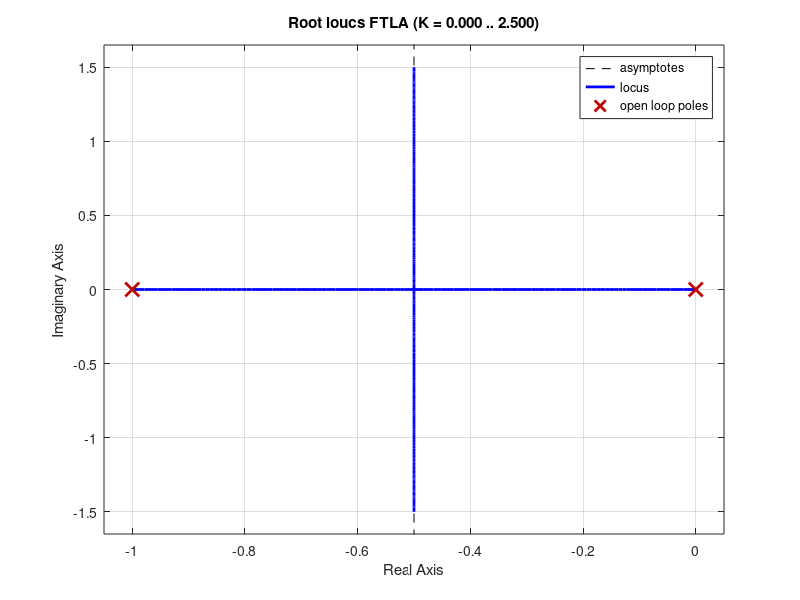
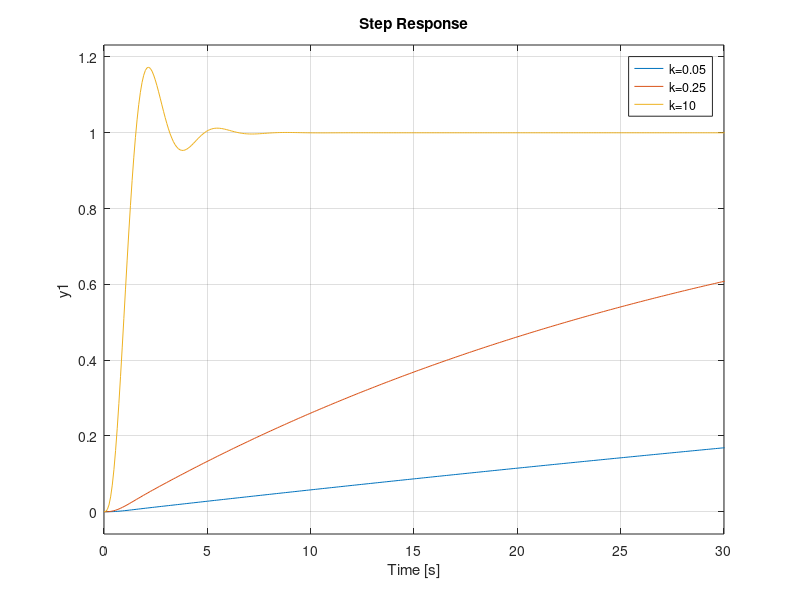
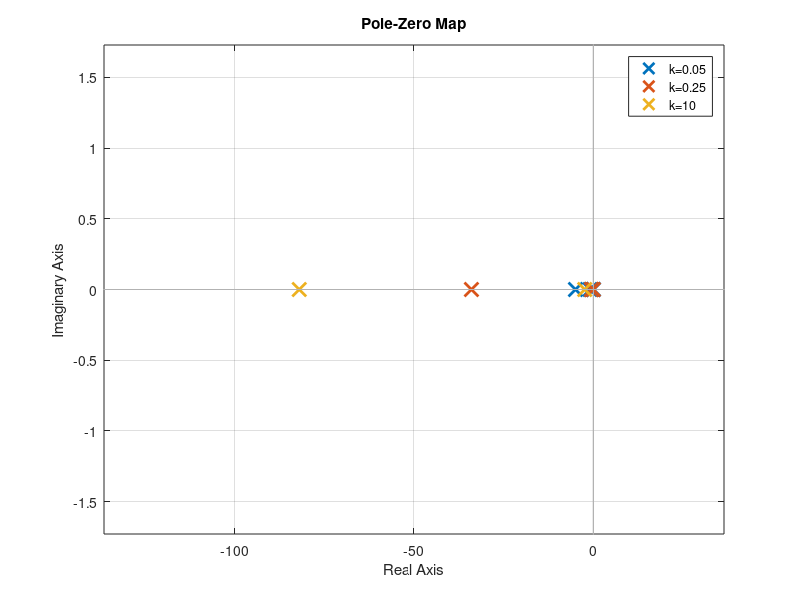

The MATLAB script that drew these images, in order:
%% Lugar geometrico de las raices

num= [1];
den=[1 2];
FTLA=tf(num,den);
figure(1);
rlocus(FTLA); %Matlab trabaja con FTLA, nosotros con FTLC
%Donde está el polo, es porque el k=0, entonces coincide el polo de la FTLA
%con FTLC, la linea se llama rama, la cual esta compuesta por todos los
%polos cuando k varia de 0 a inf.
%% Variando k
k=3

num=[k]
den=[1 2+k]
FTLC1=tf(num,den)

k=32

num=[k]
den=[1 2+k]
FTLC2=tf(num,den)

k=80

num=[k]
den=[1 2+k]
FTLC3=tf(num,den)

figure(2);
step(FTLC1,FTLC2,FTLC3);
legend('k=3','k=32','k=80');
figure(3);
pzmap(FTLC1,FTLC2,FTLC3);
legend('k=3','k=32','k=80');
%Sist de 1er orden: Aumento k, por consecuencia, mas negativo el polo, implicaria un aumento en
%la respuesta del sistema, disminuye el error en estado estable


%% 

num= [1];
den=[1 1 0];
FTLA=tf(num,den);
figure(1);
rlocus(FTLA);
num=[k]
den=[1 2+k]
FTLC1=tf(num,den)

k=0.05

num=[k]
den=[1 1 k]
FTLC2=tf(num,den)

k=0.25

num=[k]
den=[1 1 k]
FTLC3=tf(num,den)

k=10

num=[k]
den=[1 1 k]
FTLC4=tf(num,den)

figure(2);
step(FTLC2,FTLC3,FTLC4);
xlim([0 30]);
legend('k=0.05','k=0.25','k=10');
figure(3);
pzmap(FTLC2,FTLC3,FTLC4);
legend('k=0.05','k=0.25','k=10');

%%
num=[k]
den=[1 4 8 k]
FTLC1=tf(num,den)

k=0.05

num=[k]
den=[1 4 8 k]
FTLC2=tf(num,den)

k=0.25

num=[k]
den=[1 4 8 k]
FTLC3=tf(num,den)

k=10

num=[k]
den=[1 4 8 k]
FTLC4=tf(num,den)

figure(2);
step(FTLC2,FTLC3,FTLC4);
xlim([0 30]);
legend('k=0.05','k=0.25','k=10');
figure(3);
pzmap(FTLC2,FTLC3,FTLC4);
legend('k=0.05','k=0.25','k=10');